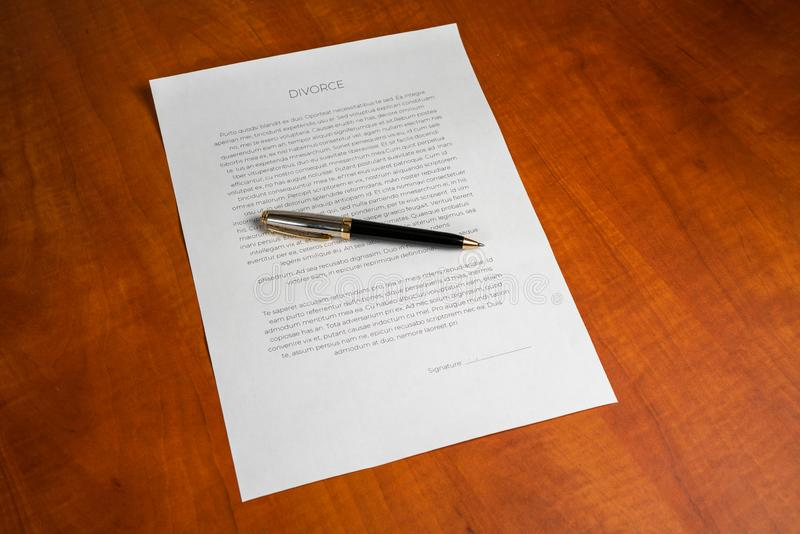
//> input picture DocumentScanner/document.jpeg, 800 x 534 px
$ ./main   (built with g++ and OpenCV 4)
//> lines starting //> are read from the running program, lines starting //| are printed output that depends on the picture; after the words box and inside, x2 and y2 are one past the last pixel; in counts of white or black regions, pixels touching at a corner belong together
// main.cpp

#include <iostream>
#include <algorithm>
#include <opencv2/opencv.hpp>
#include <opencv2/highgui.hpp>

using std::cout;
using std::endl;

cv::Mat img;
cv::Mat img_gray;
cv::Mat blurred;
cv::Mat edged;

void locator(int event, int x, int y, int flags, void *userdata)
{ // function to track mouse movement and click//
    if (event == cv::EVENT_LBUTTONDOWN)
    { // when left button clicked//
        cout << "Left click has been made, Position:(" << x << "," << y << ")" << endl;
    }
    else if (event == cv::EVENT_RBUTTONDOWN)
    { // when right button clicked//
        cout << "Rightclick has been made, Position:(" << x << "," << y << ")" << endl;
    }
    else if (event == cv::EVENT_MBUTTONDOWN)
    { // when middle button clicked//
        cout << "Middleclick has been made, Position:(" << x << "," << y << ")" << endl;
    }
    else if (event == cv::EVENT_MOUSEMOVE)
    { // when mouse pointer moves//
        cout << "Current mouse position:(" << x << "," << y << ")" << endl;
    }
}

double median(cv::Mat channel, int size)
{
    double m = (channel.rows * channel.cols) / 2;
    int bin = 0;
    double med = -1.0;

    int histSize = size;
    float range[] = {0, static_cast<float>(size)};
    const float *histRange = {range};
    bool uniform = true;
    bool accumulate = false;
    cv::Mat hist;
    cv::calcHist(&channel, 1, 0, cv::Mat(), hist, 1, &histSize, &histRange, uniform, accumulate);

    for (int i = 0; i < histSize && med < 0.0; ++i)
    {
        bin += cvRound(hist.at<float>(i));
        if (bin > m && med < 0.0)
            med = i;
    }

    return med;
}

cv::Mat auto_canny(cv::Mat image, float sigma = 0.33)
{
    // compute the median of the single channel pixel intensities
    double v = median(image, image.cols);

    // apply automatic Canny edge detection using the computed median
    double lower = int(std::max(0.0, (1.0 - sigma) * v));
    double upper = int(std::min(255.0, (1.0 + sigma) * v));
    // cv::Mat edged = cv::Canny(image, lower, upper);
    cv::Mat edged;

    cv::Canny(image, edged, lower, upper);

    return edged;
}

void onClick(int event, int x, int y, int flags, void *userdata)
{
    if (event == cv::EVENT_LBUTTONDOWN)
    { // when left button clicked//

        int connectivity = 4;
        int newMaskVal = 255;
        int ffillMode = 0;
        uchar fillValue = 128;
        cv::Scalar newVal = cv::Scalar(255, 0, 0);
        cv::Rect ccomp;
        int flags = connectivity + (newMaskVal << 8) +
                    (ffillMode == 1 ? cv::FLOODFILL_FIXED_RANGE : 0);

        // cv::threshold(edged, edged, 1, 128, cv::THRESH_BINARY);
        int area = cv::floodFill(img, edged, cv::Point(x, y), newVal, &ccomp, cv::Scalar(10, 10, 10), cv::Scalar(10, 10, 10), flags);
        cout << "Area: " << area << endl;
        cv::imshow("Flooded", img);
    }
}

cv::Mat imgOriginal, imgGray, imgCanny, imgBlur, imgDil, imgErode, imgWarp;
std::vector<cv::Point> initialPoints, docPoints;

cv::Mat preProcessing(cv::Mat img)
{
    cv::cvtColor(img, imgGray, cv::COLOR_BGR2GRAY);
    cv::GaussianBlur(imgGray, imgBlur, cv::Size(3, 3), 0);
    imgCanny = auto_canny(imgBlur);

    cv::Mat kernel = cv::getStructuringElement(cv::MORPH_RECT, cv::Size(3, 3));
    cv::dilate(imgCanny, imgDil, kernel);
    // cv::erode(imgCanny, imgErode, kernel);

    return imgDil;
}

std::vector<cv::Point> getContours(cv::Mat imgDil)
{

    std::vector<std::vector<cv::Point>> contours;
    std::vector<cv::Vec4i> hierarchy;
    std::vector<cv::Point> biggest;

    findContours(imgDil, contours, hierarchy, cv::RETR_EXTERNAL, cv::CHAIN_APPROX_SIMPLE);

    std::vector<std::vector<cv::Point>> conPoly(contours.size());
    std::vector<cv::Rect> boundRect(contours.size());
    unsigned maxArea = 0;

    for (int i = 0; i < contours.size(); i++)
    {
        int area = contourArea(contours[i]);

        if (area > 1000)
        {
            float peri = arcLength(contours[i], true);
            approxPolyDP(contours[i], conPoly[i], 0.02 * peri, true);

            if (area > maxArea && conPoly[i].size() == 4)
            {
                biggest = {conPoly[i][0], conPoly[i][1], conPoly[i][2], conPoly[i][3]};
                maxArea = area;
            }
            // cout << conPoly[i].size() << endl;
            // boundRect[i] = boundingRect(conPoly[i]);

            drawContours(imgOriginal, contours, i, cv::Scalar(255, 0, 255), 2);
            // rectangle(imgOriginal, boundRect[i].tl(), boundRect[i].br(), cv::Scalar(0, 255, 0), 5);
        }
    }

    return biggest;
}

void drawPoints(std::vector<cv::Point> points, cv::Scalar color)
{
    for (int i = 0; i < points.size(); i++)
    {
        cv::circle(imgOriginal, points[i], 5, color, cv::FILLED);
        cv::putText(imgOriginal, std::to_string(i), points[i], cv::FONT_HERSHEY_PLAIN, 4, color, 4);
    }
}

std::vector<cv::Point> reorder(std::vector<cv::Point> points)
{
    std::vector<cv::Point> newsPoints;
    std::vector<int> sumPoints, subPoints;

    for (int i = 0; i < points.size(); i++)
    {
        sumPoints.push_back(points[i].x + points[i].y);
        subPoints.push_back(points[i].x - points[i].y);
    }

    newsPoints.push_back(
        points[std::min_element(sumPoints.begin(), sumPoints.end()) - sumPoints.begin()]); // 0
    newsPoints.push_back(
        points[std::max_element(subPoints.begin(), subPoints.end()) - subPoints.begin()]); // 1
    newsPoints.push_back(
        points[std::min_element(subPoints.begin(), subPoints.end()) - subPoints.begin()]); // 2
    newsPoints.push_back(
        points[std::max_element(sumPoints.begin(), sumPoints.end()) - sumPoints.begin()]); // 3

    return newsPoints;
}

cv::Mat getWarp(cv::Mat img, std::vector<cv::Point> points, float w, float h)
{
    cv::Point2f src[4] = {points[0], points[1], points[2], points[3]};
    cv::Point2f dst[4] = {{0.0f, 0.0f}, {w, 0.0f}, {0.0f, h}, {w, h}};

    cv::Mat matrix = cv::getPerspectiveTransform(src, dst);
    cv::warpPerspective(img, imgWarp, matrix, cv::Point(w, h));

    return imgWarp;
}

int main(int argc, char **argv)
{

    imgOriginal = cv::imread("../document.jpeg");
//> imgOriginal is the input picture: 534 rows x 800 cols, CV_8UC3; mean B, G, R 79.1, 111.4, 168.5
    cv::imshow("Original", imgOriginal);

    cv::resize(imgOriginal, imgOriginal, cv::Size(), 0.5, 0.5);
//> imgOriginal: 267 rows x 400 cols, CV_8UC3

    cv::Mat imgThreshold = preProcessing(imgOriginal);
//> in preProcessing, `cv::cvtColor(img, imgGray, cv::COLOR_BGR2GRAY);`:
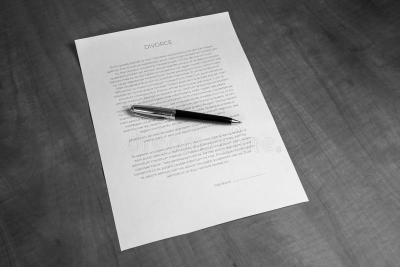
//> imgGray: 267 rows x 400 cols, CV_8UC1; min 0, max 243, mean 124.9
//> in median, `cv::calcHist(&channel, 1, 0, cv::Mat(), hist, 1, &histSize, &histRange..`: hist = 400 values, max 1443 at index 67, min 0 at index 0, mean 267
//> the loop in median, `for (int i = 0; i < histSize && med < 0.0; ++i)` made 103 passes
//> bin on passes 1 to 12: 0, 1, 20, 54, 80, 105, 126, 151, 178, 205, 220, 225
//> after the loop in median, `for (int i = 0; i < histSize && med < 0.0; ++i)`: bin = 53977; med = 102
//> in auto_canny, `double lower = int(std::max(0.0, (1.0 - sigma) * v));`: lower = 68
//> in auto_canny, `double upper = int(std::min(255.0, (1.0 + sigma) * v));`: upper = 135
//> in auto_canny, `cv::Canny(image, edged, lower, upper);`:
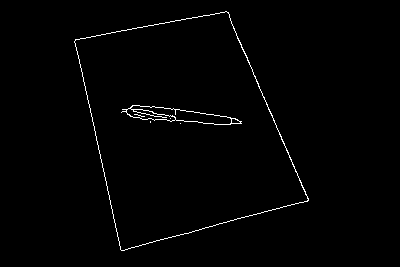
//> edged: 267 rows x 400 cols, CV_8UC1; 1.1% white in thin lines or dots, all inside (x1, y1, x2, y2) = (74, 11, 309, 251)
//> in preProcessing, `cv::dilate(imgCanny, imgDil, kernel);`:
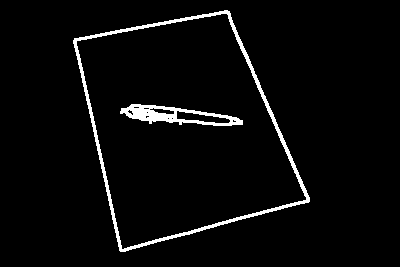
//> imgDil: 267 rows x 400 cols, CV_8UC1; 3.6% white; 2 white regions

    initialPoints = getContours(imgThreshold);
//> in getContours, `findContours(imgDil, contours, hierarchy, cv::RETR_EXTERNAL, cv::CHAIN..`: contours = 1 contour; box (x1, y1, x2, y2) and area: (73, 10, 310, 252) 37390
//> in getContours, `std::vector<std::vector<cv::Point>> conPoly(contours.size());`: conPoly = 1 empty contours
//> in getContours, `std::vector<cv::Rect> boundRect(contours.size());`: boundRect = 1 Rect (x, y, width, height): [0, 0, 0, 0]
//> the loop in getContours, `for (int i = 0; i < contours.size(); i++)` made 1 pass
//> (area, peri, biggest, maxArea) on pass 1: (37390, 832.7, 4 Points (x, y): [227, 10], [73, 40], [120, 251], [309, 201], 37390)
//> after the loop in getContours, `for (int i = 0; i < contours.size(); i++)`:
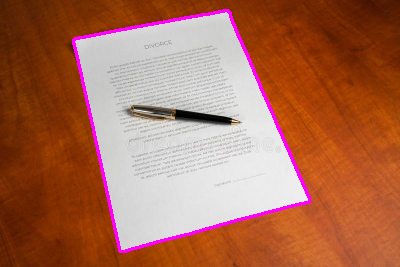
//> imgOriginal: 267 rows x 400 cols, CV_8UC3; mean B, G, R 84.5, 109.4, 171
//> after the loop in getContours, `for (int i = 0; i < contours.size(); i++)`: maxArea = 37390
//> initialPoints = 4 Points (x, y): [227, 10], [73, 40], [120, 251], [309, 201]

    docPoints = reorder(initialPoints);
//> the loop in reorder, `for (int i = 0; i < points.size(); i++)` made 4 passes
//> in reorder, `newsPoints.push_back( points[std::min_element(sumPoints.begin(), sumPo..`: newsPoints = 1 Point (x, y): [73, 40]
//> in reorder, `newsPoints.push_back( points[std::max_element(subPoints.begin(), subPo..`: newsPoints = 2 Points (x, y): [73, 40], [227, 10]
//> in reorder, `newsPoints.push_back( points[std::min_element(subPoints.begin(), subPo..`: newsPoints = 3 Points (x, y): [73, 40], [227, 10], [120, 251]
//> in reorder, `newsPoints.push_back( points[std::max_element(sumPoints.begin(), sumPo..`: newsPoints = 4 Points (x, y): [73, 40], [227, 10], [120, 251], [309, 201]
//> docPoints has the same summary as newsPoints in reorder
    drawPoints(docPoints, cv::Scalar(0, 0, 255));
//> the loop in drawPoints, `for (int i = 0; i < points.size(); i++)` made 4 passes
//> pass 1, in drawPoints, `cv::putText(imgOriginal, std::to_string(i), points[i], cv::FONT_HERSHE..`:
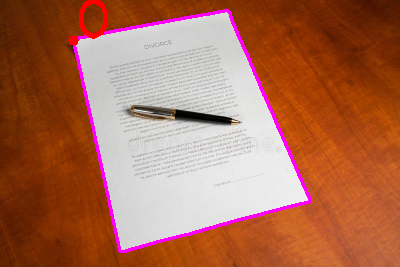
//> imgOriginal: 267 rows x 400 cols, CV_8UC3; 0.51% of pixels changed, all inside (x1, y1, x2, y2) = (68, 0, 108, 46)
//> after the loop in drawPoints, `for (int i = 0; i < points.size(); i++)`:
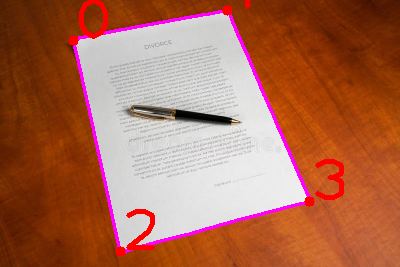
//> imgOriginal: 267 rows x 400 cols, CV_8UC3; mean B, G, R 82.9, 107.8, 172.1
    getWarp(imgOriginal, docPoints, imgOriginal.size().width, imgOriginal.size().height);
//> in getWarp, `cv::Point2f src[4] = {points[0], points[1], points[2], points[3]};`: src has the same summary as newsPoints in reorder
//> in getWarp, `cv::Point2f dst[4] = {{0.0f, 0.0f}, {w, 0.0f}, {0.0f, h}, {w, h}};`: dst = 4 Points (x, y): [0, 0], [400, 0], [0, 267], [400, 267]
//> in getWarp, `cv::Mat matrix = cv::getPerspectiveTransform(src, dst);`: matrix = [[2.48, -0.553, -159.1], [0.312, 1.6, -86.85], [-7.13e-05, 0.00131, 1]]
    cv::resize(imgWarp, imgWarp, cv::Size(), 1.5, 1.5);
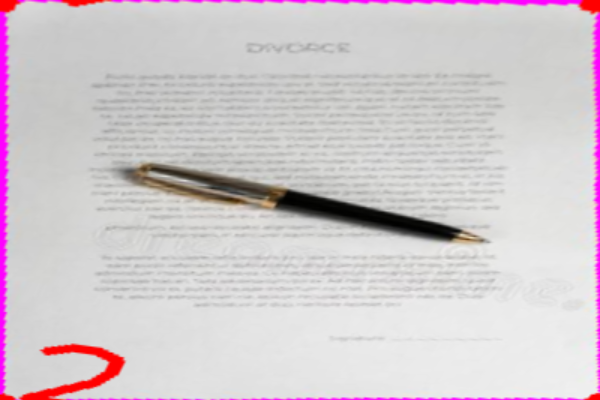
//> imgWarp: 400 rows x 600 cols, CV_8UC3; mean B, G, R 206.2, 201.3, 210.3

    cv::imshow("Resized", imgOriginal);
    cv::imshow("Threshold ", imgThreshold);
    cv::imshow("Warp ", imgWarp);

    cv::waitKey(0);
    cv::destroyAllWindows();

    return 0;
}
